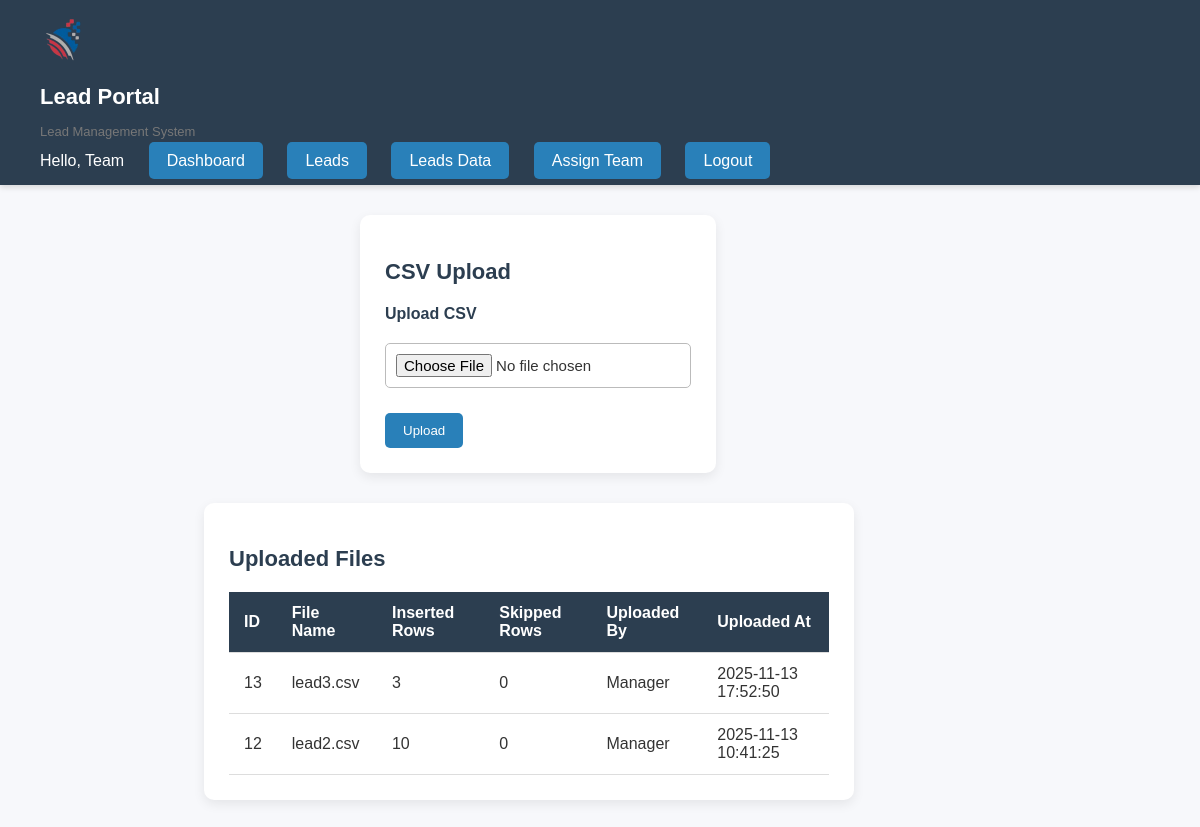
The app's page /public/upload_csv.php (signed in) with its own data.
### tables this page shows
CREATE TABLE `csv_upload_log` (
  `id` int(11) NOT NULL,
  `file_name` varchar(255) NOT NULL,
  `uploaded_by` int(11) NOT NULL,
  `inserted_rows` int(11) NOT NULL DEFAULT 0,
  `skipped_rows` int(11) NOT NULL DEFAULT 0,
  `uploaded_at` datetime DEFAULT current_timestamp()
);

CREATE TABLE `tbl_users` (
  `id` int(11) NOT NULL,
  `username` varchar(100) NOT NULL,
  `password` varchar(255) NOT NULL,
  `employee_id` int(11) DEFAULT NULL,
  `access_level` tinyint(4) NOT NULL DEFAULT 4,
  `is_blocked` tinyint(1) DEFAULT 0,
  `created_at` timestamp NOT NULL DEFAULT current_timestamp()
);

### public/upload_csv.php (the view, shortened to what this page needs)
<?php
require_once __DIR__ . '/../includes/header.php';
?>
<div class="card card2" style="margin-left: 30%; width: fit-content;">
    <h2>CSV Upload</h2>
    <form method="post" enctype="multipart/form-data" class="form">
        <label>Upload CSV</label>
        <input type="file" name="csv" accept=".csv" required>
        <div class="form-actions"><button type="submit" name="upload" class="btn">Upload</button></div>
    </form>
</div>
<div class="card card2" style="margin-left: 17%; width:fit-content">
    <h2>Uploaded Files</h2>
    <table class="table">
        <thead>
            <tr>
                <th>ID</th>
                <th>File Name</th>
                <th>Inserted Rows</th>
                <th>Skipped Rows</th>
                <th>Uploaded By</th>
                <th>Uploaded At</th>
            </tr>
        </thead>
        <tbody>
            <?php
            $log_res = $mysqli->query("
                SELECT l.*, u.username
                FROM csv_upload_log l
                JOIN tbl_users u ON u.id = l.uploaded_by
                ORDER BY l.uploaded_at DESC
            ");
            if ($log_res->num_rows > 0) {
                while ($row = $log_res->fetch_assoc()) {
                    echo "<tr>
                        <td>{$row['id']}</td>
                        <td>" . htmlspecialchars($row['file_name']) . "</td>
                        <td>{$row['inserted_rows']}</td>
                        <td>{$row['skipped_rows']}</td>
                        <td>" . htmlspecialchars($row['username']) . "</td>
                        <td>{$row['uploaded_at']}</td>
                    </tr>";
                }
            } else {
                echo "<tr><td colspan='6'>No uploads yet.</td></tr>";
            }
            ?>
        </tbody>
    </table>
</div>

### public/assets/css/team_lead.css (style rules this page uses)
body { font-family: 'Poppins', sans-serif; background-color: #f7f8fb; margin: 0; padding: 0; color: #333; }
.card { background: #fff; border-radius: 10px; padding: 25px; box-shadow: 0 4px 12px rgba(0,0,0,0.08); transition: transform 0.3s ease, box-shadow 0.3s ease; }
.btn { background: #2980b9; color: #fff; padding: 10px 18px; border: none; border-radius: 5px; cursor: pointer; font-weight: 500; transition: background 0.3s ease; }
table { width: 100%; border-collapse: collapse; }
table thead { background: #2c3e50; color: #fff; }
table th, table td { padding: 12px 15px; text-align: left; border-bottom: 1px solid #ddd; }

### public/assets/css/lead_list/teamlead_upload_csv.css (style rules this page uses)
.card { background: #fff; border-radius: 10px; padding: 25px; box-shadow: 0 4px 12px rgba(0,0,0,0.08); transition: transform 0.3s ease, box-shadow 0.3s ease; max-width: 600px; margin: 30px auto; }
.card h2 { font-size: 22px; color: #2c3e50; margin-bottom: 20px; }
.form { display: flex; flex-direction: column; gap: 15px; }
.form label { font-weight: 600; color: #2c3e50; margin-bottom: 5px; }
.form input[type="file"] { padding: 10px; border: 1px solid #bbb; border-radius: 5px; font-size: 15px; transition: border-color 0.3s ease; }
.form-actions { margin-top: 10px; }
.form-actions .btn { background: #2980b9; color: #fff; padding: 10px 18px; border: none; border-radius: 5px; cursor: pointer; font-weight: 500; transition: background 0.3s ease; }

### records on screen
csv_upload_log: id "13", file_name "lead3.csv", inserted_rows "3", skipped_rows "0", tbl_users.username "Manager", uploaded_at "2025-11-13 17:52:50"
csv_upload_log: id "12", file_name "lead2.csv", inserted_rows "10", skipped_rows "0", tbl_users.username "Manager", uploaded_at "2025-11-13 10:41:25"

### other values on screen
$user['username'] "Team"
